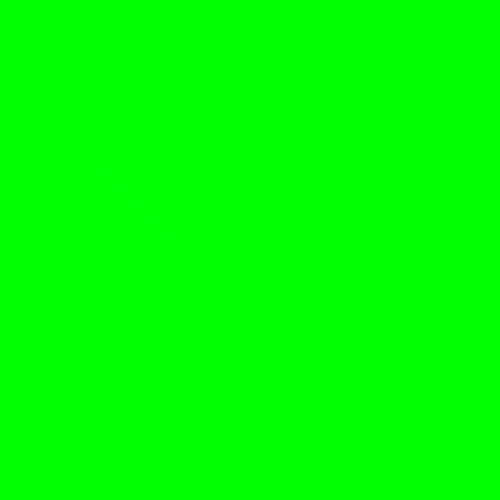
Frame 1 (no input)
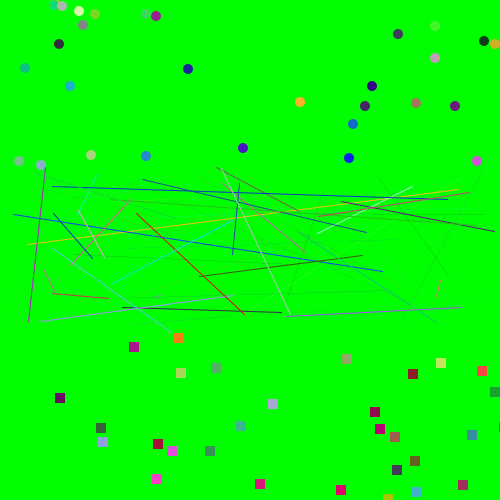
Frame 60 (the mouse pressed at the canvas centre just before this capture)
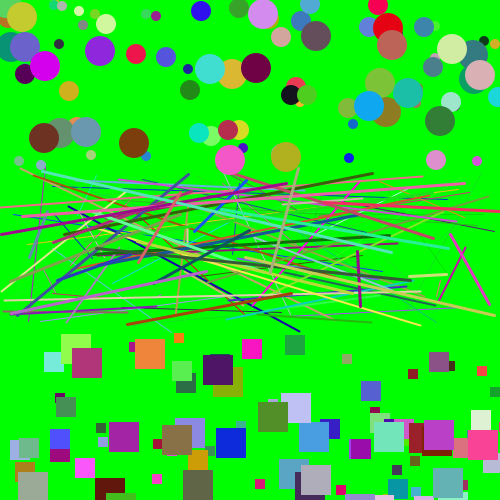
Frame 120 (the mouse held since frame 60 and released just before this capture)

The Processing sketch that drew these frames (run headless with seeded random() and noise(); from frame 60 on, the mouse is pressed at the canvas centre):

// Processing sketch: processing_159029
// ── processing_159029.pde


int x = 0;
int y = 0;
int a = 0;
int b = 0;
int m = 0;
int n = 0;
int w = 0;
int R = 0;
int G = 0;
int B = 0;
int transparency = 255;
int diameter = 0;
int count = 0;
int state = 0;

void setup()
{
 size(500,500);
 background(0,255,0);
 smooth(); 
}

void draw()
{
  count++;
  if(count > 30)
  {
   count = 0;
   state++;
   if(state > 5)
     {
       state = state * -1;
       println("WEEEEEEEEEEEEEEEEEEEEEEEEEEEEEEEEEEEEEEEE!!!");
     }  
  }
  R = int(random(0,255));
  G = int(random(0,255));
  B = int(random(0,255));
  //transparency = int(random(0,255));
  
  x = int(random(width));
  y = int(random(height/3));
  
  diameter = state * 10;
  
  noStroke();
  fill(R,G,B,transparency);
  ellipse(x,y,diameter,diameter);
  
  R = int(random(0,255));
  G = int(random(0,255));
  B = int(random(0,255));
  //transparency = int(random(0,255));
  
  x = int(random(width));
  y = int(random(2*height/3,height));
  

  fill(R,G,B,transparency);
  rect(x,y,diameter,diameter);
  
  x = int(random(width));
  y = int(random(height/3,2*height/3));
  a = int(random(width));
  b = int(random(height/3,2*height/3));
  w = int(random(10));
  strokeWeight(abs(state));
  
  R = int(random(0,255));
  G = int(random(0,255));
  B = int(random(0,255));
  
  stroke(R,G,B);
  line(x,y,a,b);
  
 /* R = int(random(0,255));
  G = int(random(0,255));
  B = int(random(0,255));
  x = int(random(width/2));
  y = int(random(height/2,height));
  a = int(random(width/2));
  b = int(random(height/2,height));
  m = int(random(width/2));
  n = int(random(height/2,height));
  
  fill(R,G,B,transparency);
  triangle(x,y,a,b,m,n);*/
  
}
